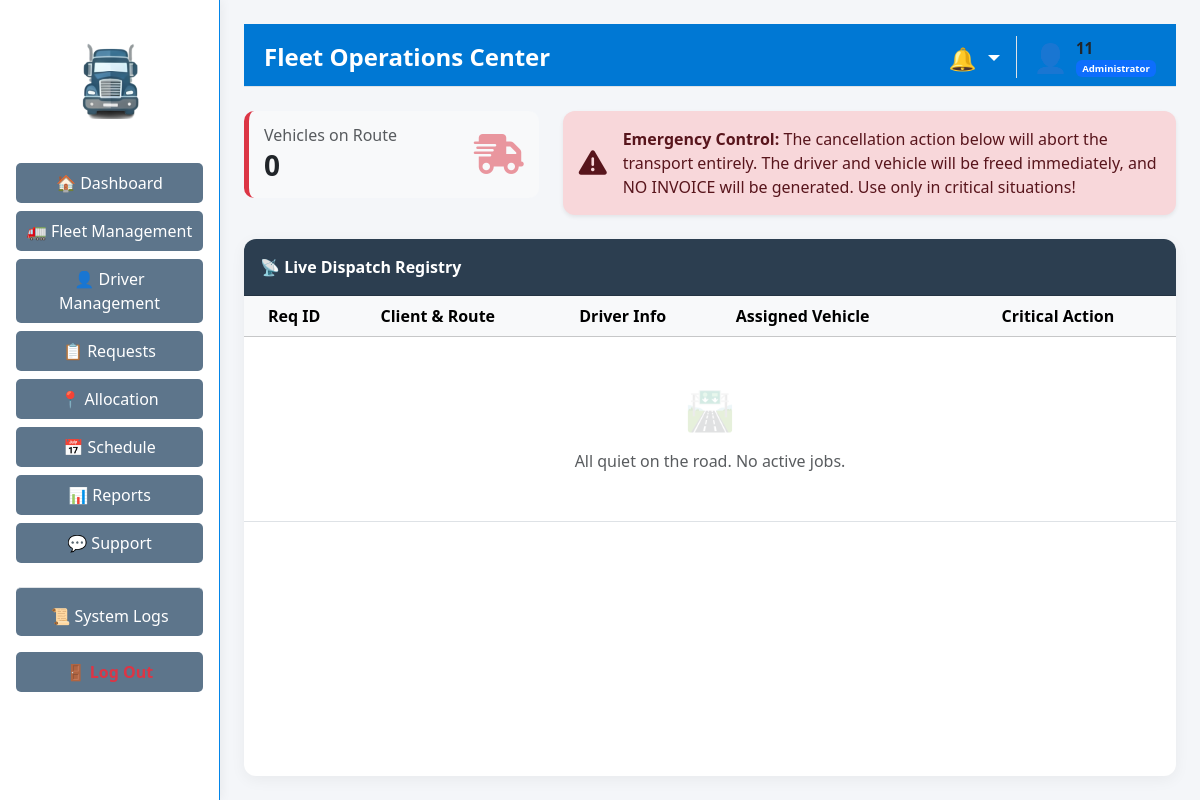
The page /active_jobs (signed in) on the database as committed earlier.
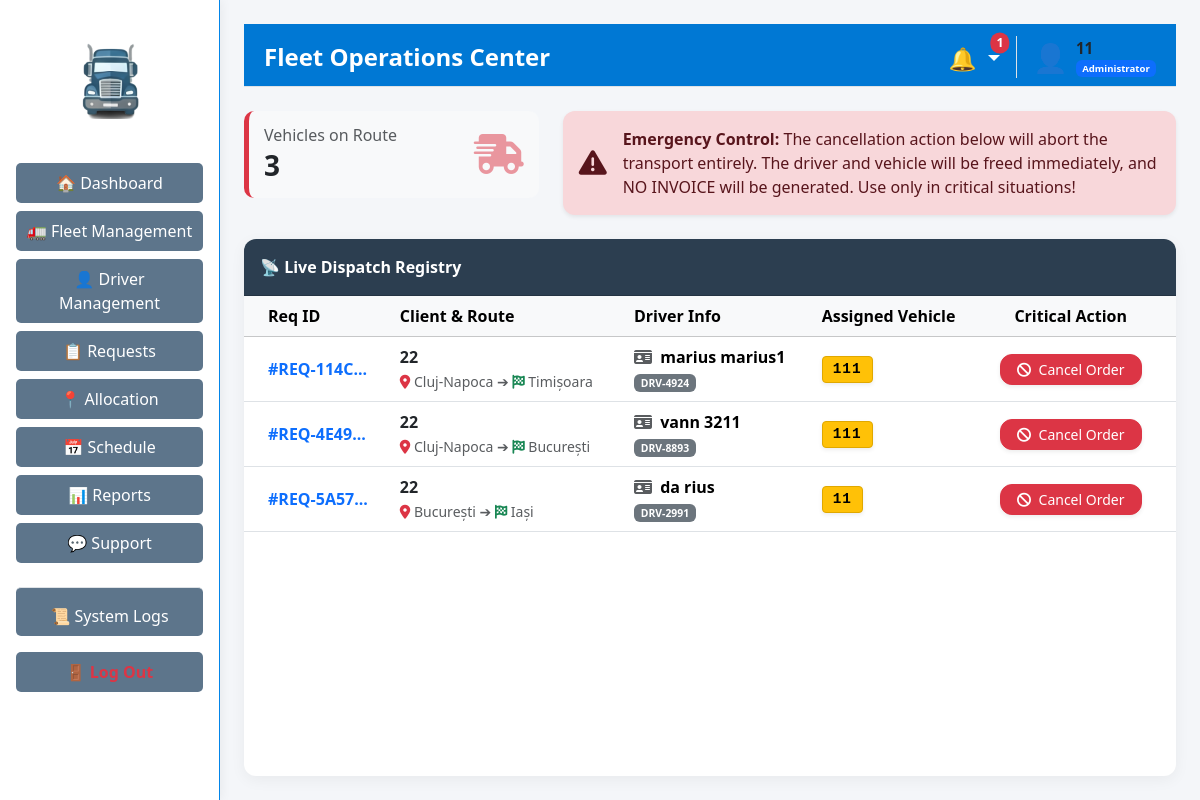
The same page on the database as committed later.
### tables this page shows
CREATE TABLE "transport_requests" (
                    id TEXT PRIMARY KEY,
                    client TEXT NOT NULL,
                    cargo_type TEXT NOT NULL,
                    description TEXT NOT NULL,
                    weight REAL NOT NULL,
                    volume REAL NOT NULL,
                    pickup TEXT NOT NULL,
                    delivery TEXT NOT NULL,
                    preferred_date TEXT NOT NULL,
                    status TEXT NOT NULL,
                    vehicle_id TEXT, 
                    driver_id TEXT, 
                    vehicle_type TEXT, 
                    estimated_price REAL,
                    price_offer REAL, 
                    current_lat REAL, 
                    current_lng REAL,
                    last_modified_by TEXT DEFAULT 'System',
                    last_modified_at DATETIME DEFAULT NULL,
                    saved_route TEXT
                , allocated_by TEXT DEFAULT 'System', offer_expires_at DATETIME DEFAULT NULL);

CREATE TABLE "drivers" (
                    id TEXT PRIMARY KEY,
                    name TEXT NOT NULL,
                    status TEXT NOT NULL,
                    licenses TEXT,
                    experience TEXT,
                    dob TEXT,
                    address TEXT,
                    availability TEXT DEFAULT 'Available',
                    last_modified_by TEXT DEFAULT 'System',
                    last_modified_at DATETIME DEFAULT NULL
                );

CREATE TABLE vehicles (
                        id TEXT PRIMARY KEY,
                        plate_number TEXT NOT NULL,
                        type TEXT NOT NULL,
                        capacity INTEGER NOT NULL,
                        status TEXT NOT NULL
                    , last_modified_by TEXT DEFAULT 'System', last_modified_at DATETIME DEFAULT NULL);

### app/routes/allocation_routes.py (the view)
@allocation_bp.route('/active_jobs', methods=['GET'])
def active_jobs() -> str:
    if 'user_id' not in session: return redirect(url_for('auth.login'))
    role = session.get('role')
    if role == 'Driver':
        return redirect(url_for('driver.portal'))
    if role not in ['Administrator', 'Staff']:
        flash("Access denied.", "danger")
        return redirect(url_for('dashboard.main_dashboard'))
    view_data = allocation_logic.load_active_jobs()
    return render_template('staff/active_jobs.html', data=view_data, role=role)

### app/controllers/allocation_controller.py (called while the page is built)
    def load_active_jobs(self, role: str = 'Staff', driver_id: str = None) -> dict:
        try:
            all_jobs = self.model.get_active_jobs()
            if role == 'Driver' and driver_id:
                my_jobs = [job for job in all_jobs if str(job.get('driver_id')) == str(driver_id)]
                return {"jobs": my_jobs}
            return {"jobs": all_jobs}
        except Exception as e:
            return {"jobs": []}

### app/models/notification_model.py (called while the page is built)
    def get_unread_notifications(self, target1: str, target2: str = '') -> List[Dict[str, Any]]:
        try:
            with sqlite3.connect(DB_PATH) as conn:
                conn.row_factory = sqlite3.Row
                cursor = conn.execute(
                    "SELECT * FROM notifications WHERE target_role IN (?, ?, 'All') AND is_read = 0 ORDER BY timestamp DESC",
                    (str(target1).strip(), str(target2).strip())
                )
                return [dict(row) for row in cursor.fetchall()]
        except sqlite3.Error as e:
            logging.error(f"Error fetching notifications: {e}")
            return []

### app/templates/staff/active_jobs.html (shortened to what the changed rows need)
{% extends "layouts/admin_layout.html" if session.get('role') == 'Administrator' else "layouts/staff_layout.html" %}
{% block page_header %}Fleet Operations Center{% endblock %}
{% block content %}
<div class="row mb-4">
    <div class="col-md-4">
        <div class="stat-box d-flex justify-content-between align-items-center">
            <div>
                <h6 class="text-muted mb-1">Vehicles on Route</h6>
                <h3 class="fw-bold text-dark mb-0">{{ data.jobs|length }}</h3>
            </div>
        </div>
    </div>
</div>
<div class="card dispatch-card">
    <div class="card-body p-0">
        <div class="table-responsive">
            <table class="table table-hover mb-0 align-middle">
                <thead class="table-light">
                    <tr>
                        <th class="ps-4">Req ID</th>
                        <th>Client & Route</th>
                        <th>Driver Info</th>
                        <th>Assigned Vehicle</th>
                        <th class="text-center pe-4">Critical Action</th>
                    </tr>
                </thead>
                <tbody>
                    {% if data.jobs|length == 0 %}
                    <tr>
                        <td colspan="5" class="text-center py-5 text-muted">
                            <h4 class="fs-1 opacity-25 mb-3">🛣️</h4>
                            All quiet on the road. No active jobs.
                        </td>
                    </tr>
                    {% else %}
                        {% for job in data.jobs %}
                        <tr>
                            <td class="ps-4 fw-bold text-primary">#{{ job.id[:8] }}...</td>
                            <td>
                                <div class="fw-bold text-dark">{{ job.client }}</div>
                                <small class="text-muted"><i class="fa-solid fa-location-dot text-danger"></i> {{ job.pickup }} ➔ <i class="fa-solid fa-flag-checkered text-success"></i> {{ job.delivery }}</small>
                            </td>
                            <td>
                                <div class="fw-bold"><i class="fa-solid fa-id-card text-muted me-1"></i> {{ job.driver_name or "Unknown Driver" }}</div>
                                <span class="badge bg-secondary" style="font-size: 0.65rem;">{{ job.driver_id }}</span>
                            </td>
                            <td>
                                {% if job.plate_number %}
                                    <span class="badge plate-badge shadow-sm rounded-1">{{ job.plate_number }}</span>
                                {% else %}
                                    <span class="badge bg-dark rounded-1">{{ job.vehicle_id }}</span>
                                {% endif %}
                            </td>
                            <td class="text-center pe-4">
                                <div class="d-flex justify-content-center gap-2">
                                    <form method="POST" action="{{ url_for('allocation.cancel_job', req_id=job.id) }}" style="margin: 0;">
                                        <button type="submit" class="btn btn-sm btn-danger px-3 shadow-sm custom-rounded" onclick="return confirm('🚨 ATENȚIE: Anulezi complet această comandă! Nu se va emite nicio factură, iar mașina și șoferul vor fi eliberați. Ești absolut sigur?');">
                                            <i class="fa-solid fa-ban me-1"></i> Cancel Order
                                        </button>
                                    </form>
                                </div>
                            </td>
                        </tr>
                        {% endfor %}
                    {% endif %}
                </tbody>
            </table>
        </div>
    </div>
</div>
{% endblock %}

Rows that differ between the two databases and show on the page:
now on this page (row edited): transport_requests: id "REQ-114C", client "22", pickup "Cluj-Napoca", delivery "Timișoara", name "marius marius1", driver_id "DRV-4924", plate_number "111"
now on this page (row edited): transport_requests: id "REQ-4E49", client "22", pickup "Cluj-Napoca", delivery "București", name "vann 3211", driver_id "DRV-8893", plate_number "111"
added transport_requests: id "REQ-5A57", client "22", pickup "București", delivery "Iași", name "da rius", driver_id "DRV-2991", plate_number "11"
Other text that changed with them:
{{ unread_count }}: (not shown) → "1"
{{ data.jobs|length }}: "0" → "3"
text no longer shown: "🛣️ All quiet on the road. No active jobs."
